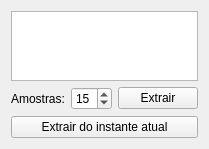
          <widget class="QWidget" name="page">
           <property name="geometry">
            <rect>
             <x>0</x>
             <y>0</y>
             <width>193</width>
             <height>149</height>
            </rect>
           </property>
           <attribute name="label">
            <string>Background</string>
           </attribute>
           <layout class="QVBoxLayout" name="verticalLayout_7">
            <item>
             <widget class="QGraphicsView" name="graphicsViewBackground"/>
            </item>
            <item>
             <layout class="QHBoxLayout" name="horizontalLayout_3">
              <item>
               <widget class="QLabel" name="label_3">
                <property name="layoutDirection">
                 <enum>Qt::LeftToRight</enum>
                </property>
                <property name="frameShape">
                 <enum>QFrame::NoFrame</enum>
                </property>
                <property name="text">
                 <string>Amostras:</string>
                </property>
                <property name="alignment">
                 <set>Qt::AlignCenter</set>
                </property>
               </widget>
              </item>
              <item>
               <widget class="QSpinBox" name="nSamples">
                <property name="layoutDirection">
                 <enum>Qt::LeftToRight</enum>
                </property>
                <property name="minimum">
                 <number>10</number>
                </property>
                <property name="singleStep">
                 <number>1</number>
                </property>
                <property name="value">
                 <number>15</number>
                </property>
               </widget>
              </item>
              <item>
               <widget class="QPushButton" name="btnSetBackground">
                <property name="text">
                 <string>Extrair</string>
                </property>
               </widget>
              </item>
             </layout>
            </item>
            <item>
             <widget class="QPushButton" name="btnSetFrameBackground">
              <property name="text">
               <string>Extrair do instante atual</string>
              </property>
             </widget>
            </item>
           </layout>
          </widget>
